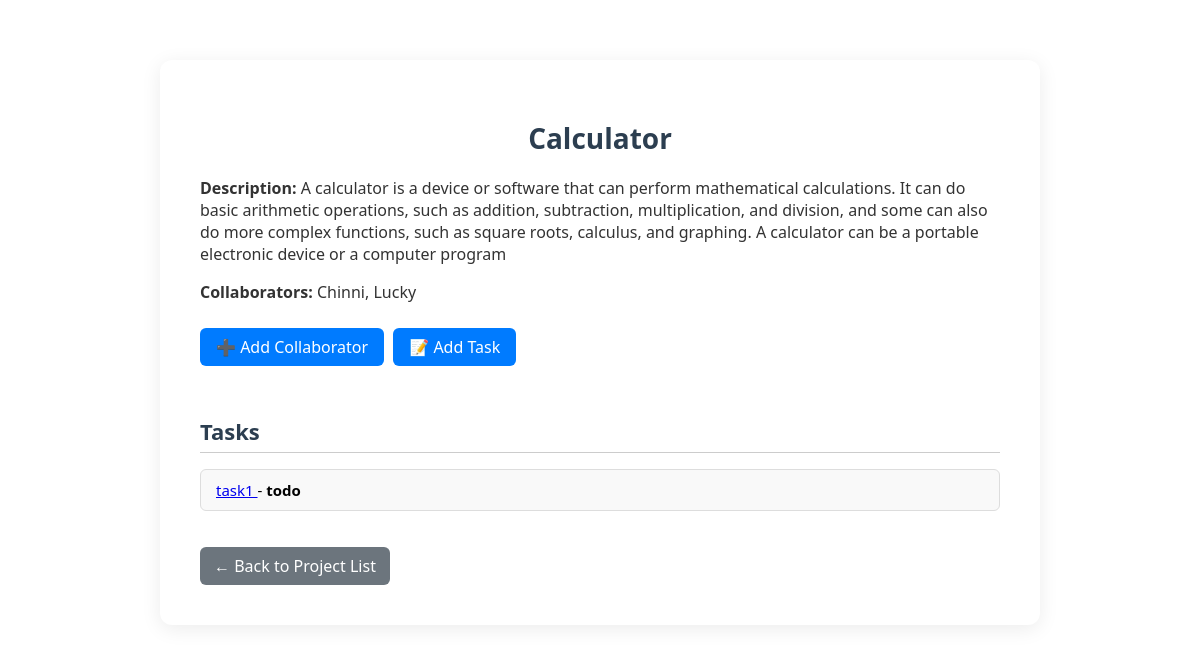
/projects/1/, run on the app's committed database.
### core/models.py (models this page shows, shortened)
class Project(models.Model):
    title = models.CharField(max_length=100)
    description = models.TextField()
    creator = models.ForeignKey(settings.AUTH_USER_MODEL, on_delete=models.CASCADE, related_name='created_projects')
    members = models.ManyToManyField(settings.AUTH_USER_MODEL, related_name='projects')  # ✅ No 'collaborators' field

class CustomUser(AbstractUser):
    bio = models.TextField(blank=True, null=True)
    location = models.CharField(max_length=100, blank=True, null=True)
    birthdate = models.DateField(blank=True, null=True)

class Task(models.Model):
    STATUS_CHOICES = [
        ('todo', 'To Do'),
        ('in_progress', 'In Progress'),
        ('done', 'Done'),
    ]
    title = models.CharField(max_length=200)
    description = models.TextField()
    status = models.CharField(max_length=20, choices=STATUS_CHOICES, default='todo')
    assigned_to = models.ForeignKey(settings.AUTH_USER_MODEL, on_delete=models.SET_NULL, null=True, blank=True)
    project = models.ForeignKey(Project, on_delete=models.CASCADE)
    due_date = models.DateField(default=timezone.now)

### core/views.py (the view)
# urls.py: path('projects/<int:pk>/', views.project_detail, name='project_detail'),
def project_detail(request, pk):
    project = get_object_or_404(Project, pk=pk)
    tasks = Task.objects.filter(project=project)
    context = {
        'project': project,
        'tasks': tasks,
    }
    return render(request, 'core/project_detail.html', context)

### core/templates/core/project_detail.html (shortened to what this page needs)
{% block content %}
<div class="project-detail-container">
    <h1>{{ project.title }}</h1>
    <p><strong>Description:</strong> {{ project.description }}</p>
    <p><strong>Collaborators:</strong>
        {% for member in project.members.all %}
            {{ member.username }}{% if not forloop.last %}, {% endif %}
        {% empty %}
            None
        {% endfor %}
    </p>
    <a href="{% url 'add_collaborator' pk=project.id %}" class="btn-link">➕ Add Collaborator</a>
    <a href="{% url 'add_task' project_id=project.id %}" class="btn-link">📝 Add Task</a>
    <h3 class="section-title">Tasks</h3>
    <ul class="task-list">
        {% for task in tasks %}
            <li>
                <a href="{% url 'task_detail' project_id=project.id task_id=task.id %}">
                    {{ task.title }}
                </a> - <strong>{{ task.status }}</strong>
            </li>
        {% empty %}
            <li>No tasks yet.</li>
        {% endfor %}
    </ul>
    <a href="{% url 'project_list' %}" class="back-link">← Back to Project List</a>
</div>
{% endblock %}

### core/templates/core/project_detail.html (style rules this page uses)
.project-detail-container { max-width: 800px; margin: 60px auto; padding: 40px; background-color: #ffffff; border-radius: 12px; box-shadow: 0 4px 20px rgba(0, 0, 0, 0.08); font-family: 'Segoe UI', sans-serif; }
.project-detail-container h1 { font-size: 28px; margin-bottom: 20px; color: #2c3e50; text-align: center; }
.project-detail-container p { font-size: 16px; color: #333; margin-bottom: 15px; }
.section-title { font-size: 22px; color: #2c3e50; margin-top: 30px; margin-bottom: 10px; border-bottom: 1px solid #ccc; padding-bottom: 6px; }
.btn-link { display: inline-block; margin: 10px 5px 20px 0; padding: 8px 16px; border-radius: 6px; background-color: #007bff; color: white; text-decoration: none; transition: background-color 0.3s ease; }
ul.task-list { list-style-type: none; padding-left: 0; }
ul.task-list li { padding: 10px 15px; border: 1px solid #ddd; border-radius: 6px; margin-bottom: 10px; background-color: #f9f9f9; font-size: 15px; }
.back-link { display: inline-block; margin-top: 20px; padding: 8px 14px; background-color: #6c757d; color: white; border-radius: 6px; text-decoration: none; }

### data on the page
Project: title "Calculator", description "A calculator is a device or software that can perform mathematical calculations. It can do basic arithmetic operations, such as addition, subtraction, multiplication, and division, and some can also do more complex functions, such as square roots, calculus, and graphing. A calculator can be a portable electronic device or a computer program"
CustomUser: username "Chinni"
CustomUser: username "Lucky"
Task: title "task1", status "todo"
